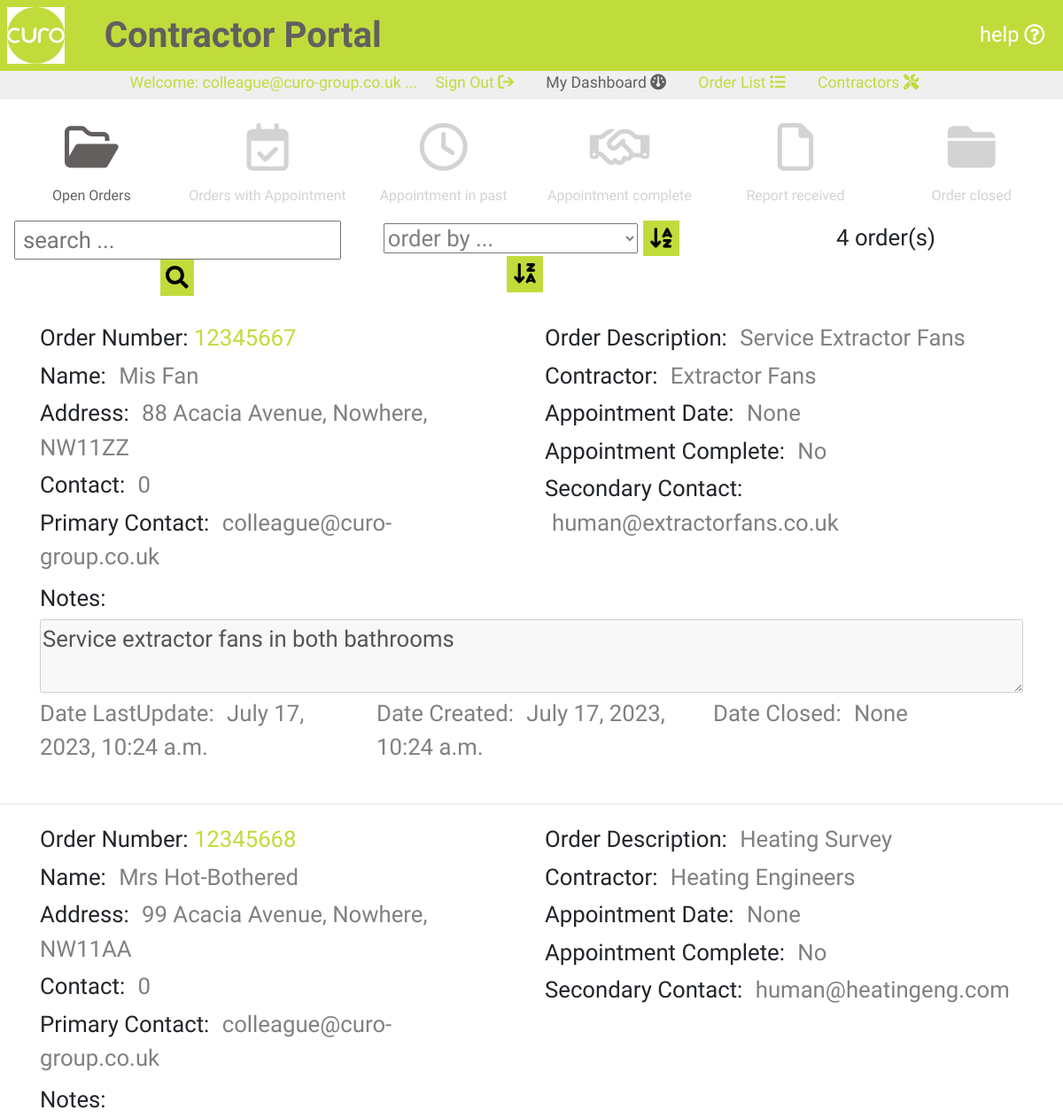
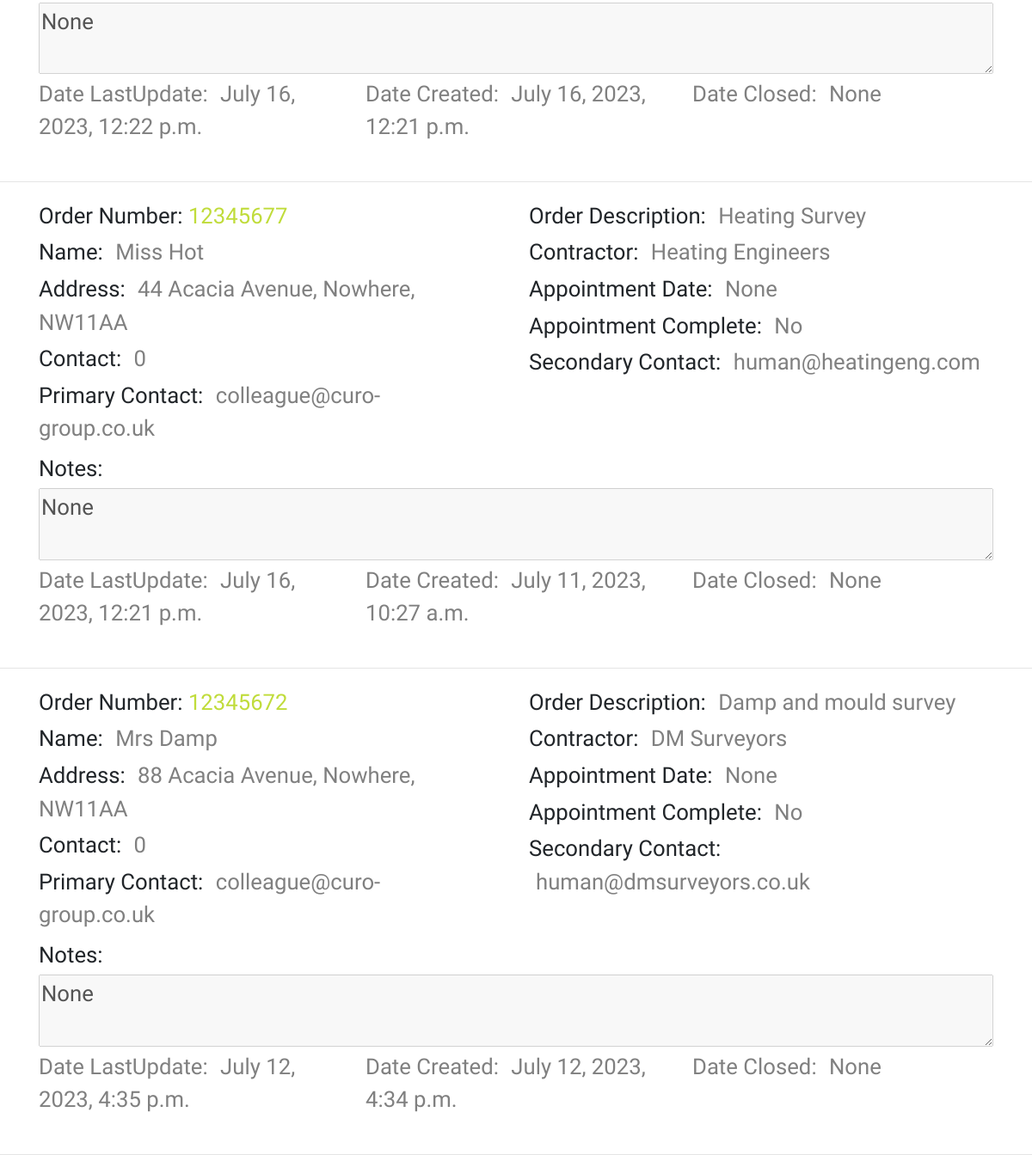
Page /portal001/dashboard/open (signed in) on the committed database (2 pictures, top to bottom).
### portal001/models.py (models this page shows, shortened)
class Orders(models.Model):
    class Meta:
        verbose_name_plural = 'Orders'
    APPT_COMP_CHOICES = [
        ("No", "No"),
        ("Yes", "Yes"),
    ]
    orderNumber = models.DecimalField(max_digits=10, decimal_places=0,
                                      null=False, primary_key=True)
    orderDescription = models.CharField(max_length=254, null=False)
    name = models.CharField(max_length=254, null=False)
    address = models.CharField(max_length=254, null=False)
    contact = models.CharField(max_length=254, null=False, default=0)
    contractor = models.ForeignKey('Contractors',
                                   on_delete=models.CASCADE,
                                   to_field='contractor',
                                   related_name='name')
    appointmentDate = models.DateTimeField(null=True, blank=True)
    appointmentComplete = models.CharField(max_length=3,
                                           choices=APPT_COMP_CHOICES,
                                           default="No",)
    primaryContact = models.ForeignKey(settings.AUTH_USER_MODEL,
                                       on_delete=models.CASCADE)
    secondaryContact = models.EmailField(max_length=254)
    notes = models.CharField(max_length=9999, null=True, blank=True)
    dateLastUpdate = models.DateTimeField(default=timezone.now)
    dateCreated = models.DateTimeField(default=timezone.now)
    dateClosed = models.DateTimeField(null=True, blank=True)

class Contractors(models.Model):
    class Meta:
        verbose_name_plural = 'Contractors'
    contractor = models.CharField(max_length=254, null=False, primary_key=True)
    secondaryContact = models.EmailField(max_length=254, unique=True)
    services = models.CharField(max_length=9999, null=True, blank=True)
    def __str__(self):
        return str(self.contractor)

### portal001/views.py (the view)
# urls.py: path('dashboard/<guage>', views.dashboard, name='dashboard'),
def dashboard(request, guage):
    orders = Orders.objects.all()
    notifications = Notifications.objects.all()
    if guage == 'open':
        queries = ((Q(primaryContact__username__icontains=request.user.username) |
                   Q(secondaryContact__icontains=request.user.username)) &
                   Q(appointmentDate__isnull=True))
    elif guage == 'appt':
        queries = ((Q(primaryContact__username__icontains=request.user.username) |
                   Q(secondaryContact__icontains=request.user.username)) &
                   Q(appointmentDate__isnull=False) &
                   Q(appointmentComplete__icontains='No'))
    elif guage == 'past':
        queries = ((Q(primaryContact__username__icontains=request.user.username) |
                   Q(secondaryContact__icontains=request.user.username)) &
                   Q(appointmentDate__isnull=False) &
                   Q(appointmentComplete__icontains='No'))
    elif guage == 'comp':
        queries = ((Q(primaryContact__username__icontains=request.user.username) |
                   Q(secondaryContact__icontains=request.user.username)) &
                   Q(appointmentDate__isnull=False) &
                   Q(appointmentComplete__icontains='Yes'))
    elif guage == 'repo':
        queries = ((Q(primaryContact__username__icontains=request.user.username) |
                   Q(secondaryContact__icontains=request.user.username)) &
                   Q(appointmentDate__isnull=False) &
                   Q(appointmentComplete__icontains='Yes'))
    elif guage == 'clsd':
        queries = ((Q(primaryContact__username__icontains=request.user.username) |
                   Q(secondaryContact__icontains=request.user.username)) &
                   Q(appointmentDate__isnull=False) &
                   Q(appointmentComplete__icontains='Yes') &
                   Q(dateClosed__isnull=False))
    else:
        queries = (Q(primaryContact__username__icontains=request.user.username) |
                   Q(secondaryContact__icontains=request.user.username))
    orders = Orders.objects.all()
    orderlist = (orders.filter(queries)
                 .order_by('-dateLastUpdate'))
    order_list_length = orders.filter(queries).count()
    page = 'dashboard'
    comparedate = timezone.now()
    context = {
        'orderlist': orderlist,
        'order_list_length': order_list_length,
        'notifications': notifications,
        'page': page,
        'guage': guage,
        'comparedate': comparedate,
    }
    return render(request, 'curo/dashboard.html', context)

### portal001/templates/curo/dashboard.html (shortened to what this page needs)
{% extends "basemodule001.html" %}
{% load static %}
{% block content %}
    {% if user.is_authenticated %}
        <section id="textsection">
            {% if user.is_authenticated %}
                <div class="row pl-1 pr-1">
                    <div class="col-lg-2 col-4 dashguage">
                        {% if guage == 'open' %}
                            <a class="selected" href="{% url 'dashboard' 'open' %}">
                                <i class="fa-regular fa-folder-open"></i>
                            </a>
                            <div class="selected">Open Orders</div>
                        {% else %}
                            <a class="" href="{% url 'dashboard' 'open' %}">
                                <i class="fa-regular fa-folder-open"></i>
                            </a>
                            <div>Open Orders</div>
                        {% endif %}
                    </div>
                    <div class="col-lg-2 col-4 dashguage">
                        {% if guage == 'appt' %}
                            <a class="selected" href="{% url 'dashboard' 'appt' %}">
                                <i class="fa-regular fa-calendar-check"></i>
                            </a>
                            <div class="selected">Orders with Appointment</div>
                        {% else %}
                            <a class="" href="{% url 'dashboard' 'appt' %}">
                                <i class="fa-regular fa-calendar-check"></i>
                            </a>
                            <div>Orders with Appointment</div>
                        {% endif %}
                    </div>
                    <div class="col-lg-2 col-4 dashguage">
                        {% if guage == 'past' %}
                            <a class="selected" href="{% url 'dashboard' 'past' %}">
                                <i class="fa-regular fa-clock"></i>
                            </a>
                            <div class="selected">Appointment in past</div>
                        {% else %}
                            <a class="" href="{% url 'dashboard' 'past' %}">
                                <i class="fa-regular fa-clock"></i>
                            </a>
                            <div>Appointment in past</div>
                        {% endif %}
                    </div>
                    <div class="col-lg-2 col-4 dashguage">
                        {% if guage == 'comp' %}
                            <a class="selected" href="{% url 'dashboard' 'comp' %}">
                                <i class="fa-regular fa-handshake"></i>
                            </a>
                            <div class="selected">Appointment complete</div>
                        {% else %}
                            <a class="" href="{% url 'dashboard' 'comp' %}">
                                <i class="fa-regular fa-handshake"></i>
                            </a>
                            <div>Appointment complete</div>
                        {% endif %}
                    </div>
                    <div class="col-lg-2 col-4 dashguage">
                        {% if guage == 'repo' %}
                            <a class="selected" href="{% url 'dashboard' 'repo' %}">
                                <i class="fa-regular fa-file"></i>
                            </a>
                            <div class="selected">Report received</div>
                        {% else %}
                            <a class="" href="{% url 'dashboard' 'repo' %}">
                                <i class="fa-regular fa-file"></i>
                            </a>
                            <div>Report received</div>
                        {% endif %}
                    </div>
                    <div class="col-lg-2 col-4 dashguage">
                        {% if guage == 'clsd' %}
                            <a class="selected" href="{% url 'dashboard' 'clsd' %}">
                                <i class="fa-solid fa-folder-closed"></i>
                            </a>
                            <div class="selected">Order closed</div>
                        {% else %}
                            <a class="" href="{% url 'dashboard' 'clsd' %}">
                                <i class="fa-solid fa-folder-closed"></i>
                            </a>
                            <div>Order closed</div>
                        {% endif %}
                    </div>
                </div>
                <div class ="row mt-3 mb-3 searchform">
                    <div class="col-lg-4 mb-2">
                        <form action="{% url 'searchDashboard' guage %}" method="GET" id="search_form" >
                            <input class="search-input text-blue text-xs" type="text" name="search_string" id="search_string" placeholder=" search ..." maxlength="50">
                            <button class="mt-0 text-center" type="submit" onclick="return validateSearch();">
                                <i class="fas fa-search"></i>
                            </button>
                        </form>
                    </div>
                    <div class="col-lg-4">
                        <form action="{% url 'orderDashboard' guage %}" method="GET" id="order_field_form" >
                            <select class="search-input text-blue text-xs" type="text" name="order_field" id="order_field" placeholder=" order by ..." maxlength="50">
                                <option value="blank">order by ...</option>
                            </select>
                            <button class="mt-0 text-center" type="submit" onclick="return orderAz();">
                                <i class="fa-solid fa-arrow-down-a-z"></i>
                            </button>
                            <button class="mt-0 text-center" type="submit" onclick="return orderZa();">
                                <i class="fa-solid fa-arrow-down-z-a"></i>
                            </button>
                        </form>
                    </div>
                    <div class="col-lg-4">
                        {% if guage == 'all' or guage == 'open' %}
                            <p class="">{{ order_list_length }} order(s)</p>
                        {% endif %}
                    </div>
                </div>
                {% if guage == 'all' or guage == 'open' %}
                    {% for order in orderlist %}
                        <div class="orderlist ml-auto mr-auto">
                            <div class ="row">
                                <div class="col-lg-6">
                                    <div class="mt-1 mb-1">Order Number: <a class="orange-highlight" href ="{% url 'selectOrder' order.orderNumber %}">{{ order.orderNumber }}</a></div>
                                    <div class="mt-1 mb-1">Name: <span class="orderlistspan pl-2 pr-2 mb-4">{{ order.name }}</span></div>
                                    <div class="mt-1 mb-1">Address: <span class="orderlistspan pl-2 pr-2 mb-4">{{ order.address }}</span></div>
                                    <div class="mt-1 mb-1">Contact: <a class="orderlistspan pl-2 pr-2 mb-4" href="tel:{{ order.contact }}">{{ order.contact }}</a></div>
                                    <div class="mt-1 mb-1">Primary Contact: <span class="orderlistspan pl-2 pr-2 mb-4">{{ order.primaryContact }}</span></div>
                                </div>
                                <div class="col-lg-6">
                                    <div class="mt-1 mb-1">Order Description: <span class="orderlistspan pl-2 pr-2 mb-4">{{ order.orderDescription }}</span></div>
                                    <div class="mt-1 mb-1">Contractor: <span class="orderlistspan pl-2 pr-2 mb-4">{{ order.contractor }}</span></div>
                                    <div class="mt-1 mb-1">Appointment Date: <span class="orderlistspan pl-2 pr-2 mb-4">{{ order.appointmentDate }}</span></div>
                                    <div class="mt-1 mb-1">Appointment Complete: <span class="orderlistspan pl-2 pr-2 mb-4">{{ order.appointmentComplete }}</span></div>
                                    <div class="mt-1 mb-1">Secondary Contact: <span class="orderlistspan pl-2 pr-2 mb-4">{{ order.secondaryContact }}</span></div>
                                </div>
                            </div>
                            <div class ="row">
                                <div class="col-12">
                                    <div class="mt-1 mb-1">Notes: </div>
                                    <textarea class="mb-0" disabled="disabled">{{ order.notes|escape }}</textarea>
                                </div>
                            </div>
                            <div class ="row">
                                <div class="col-lg-4">
                                    <div class="mt-1 mb-1 orderlistspan">Date LastUpdate: <span class="orderlistspan pl-2 pr-2 mb-4">{{ order.dateLastUpdate }}</span></div>
                                </div>
                                <div class="col-lg-4">
                                    <div class="mt-1 mb-1 orderlistspan">Date Created: <span class="orderlistspan pl-2 pr-2 mb-4">{{ order.dateCreated }}</span></div>
                                </div>
                                <div class="col-lg-4">
                                    <div class="mt-1 mb-1 orderlistspan">Date Closed: <span class="orderlistspan pl-2 pr-2 mb-4">{{ order.dateClosed }}</span></div>
                                </div>
                            </div>
                        </div>
                        <br>
                        <hr>
                    {% endfor %}
                {% endif %}
            {% endif %}
        </section>
    {% endif %}
{% endblock %}

### templates/includes/templates/topper.html (shortened to what this page needs)
<div id="topper" class="d-block align-vertically align-horizontally">
    {% if user.is_authenticated %}
    <p class="d-none d-lg-block paramedium ml-auto mr-auto">Welcome: <span id="user-name">{{ user.username }}</span> ...
        <a class="mr-3 ml-3" href="{% url 'account_logout' %}"> Sign Out <i class="fa-solid fa-arrow-right-from-bracket"></i></a>
        {% if page == 'dashboard' %}
            <a class="mr-3 ml-3 page" href="{% url 'dashboard' 'all' %}"> My Dashboard <i class="fa-solid fa-gauge"></i></a>
        {% else %}
            <a class="mr-3 ml-3" href="{% url 'dashboard' 'all' %}"> My Dashboard <i class="fa-solid fa-gauge"></i></a>
        {% endif %}
        {% if page == 'orderlist' %}
            <a class="mr-3 ml-3 page" href="{% url 'curo' %}"> Order List<i class="fa-solid fa-list"></i></a>
        {% else %}
            <a class="mr-3 ml-3" href="{% url 'curo' %}"> Order List <i class="fa-solid fa-list"></i></a>
        {% endif %}
        {% if page == 'contractorlist' %}
            <a class="mr-3 ml-3 page" href="{% url 'curoContractors' %}"> Contractors <i class="fa-solid fa-screwdriver-wrench"></i></a>
        {% else %}
            <a class="mr-3 ml-3" href="{% url 'curoContractors' %}"> Contractors <i class="fa-solid fa-screwdriver-wrench"></i></a>
        {% endif %}
    </p>
    {% else %}
    <p class="paramedium">Welcome: Please sign in to continue ...
        <a class="mr-3 ml-3" href ="{% url 'account_login' %}"> Sign In <i class="fa-solid fa-arrow-right-to-bracket"></i></a>
    </p>
    {% endif %}
</div>

### rows in the picture
Orders: orderNumber "12345667", name "Mis Fan", address "88 Acacia Avenue, Nowhere, NW11ZZ", contact "0", primaryContact "colleague@curo-group.co.uk", orderDescription "Service Extractor Fans", contractor "Extractor Fans", appointmentDate "None", appointmentComplete "No", secondaryContact "human@extractorfans.co.uk", notes "Service extractor fans in both bathrooms", dateLastUpdate "July 17, 2023, 10:24 a.m.", dateCreated "July 17, 2023, 10:24 a.m.", dateClosed "None"
Orders: orderNumber "12345668", name "Mrs Hot-Bothered", address "99 Acacia Avenue, Nowhere, NW11AA", contact "0", primaryContact "colleague@curo-group.co.uk", orderDescription "Heating Survey", contractor "Heating Engineers", appointmentDate "None", appointmentComplete "No", secondaryContact "human@heatingeng.com", notes "None", dateLastUpdate "July 16, 2023, 12:22 p.m.", dateCreated "July 16, 2023, 12:21 p.m.", dateClosed "None"
Orders: orderNumber "12345677", name "Miss Hot", address "44 Acacia Avenue, Nowhere, NW11AA", contact "0", primaryContact "colleague@curo-group.co.uk", orderDescription "Heating Survey", contractor "Heating Engineers", appointmentDate "None", appointmentComplete "No", secondaryContact "human@heatingeng.com", notes "None", dateLastUpdate "July 16, 2023, 12:21 p.m.", dateCreated "July 11, 2023, 10:27 a.m.", dateClosed "None"
Orders: orderNumber "12345672", name "Mrs Damp", address "88 Acacia Avenue, Nowhere, NW11AA", contact "0", primaryContact "colleague@curo-group.co.uk", orderDescription "Damp and mould survey", contractor "DM Surveyors", appointmentDate "None", appointmentComplete "No", secondaryContact "human@dmsurveyors.co.uk", notes "None", dateLastUpdate "July 12, 2023, 4:35 p.m.", dateCreated "July 12, 2023, 4:34 p.m.", dateClosed "None"

### other values in the picture
{{ user.username }} "colleague@curo-group.co.uk"
{{ order_list_length }} "4"
